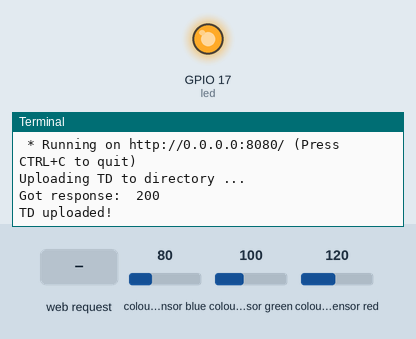
Simulated run of this program. Board: Raspberry Pi (BCM pin numbers). On the bench: output pins drawn as LEDs (lit = HIGH), the last lines printed to the terminal. The inputs (shaded band) are chosen by the test bench; at power-on: colour sensor blue 80, colour sensor green 100, colour sensor red 120. Web requests get an empty 200 reply after 0.4 s; threads take turns every 2 ms; the clock reads 2024-03-15 10:24:30 at power-on unless the program sets it.

Above: at 1.2 s.
1.3 s: HTTP request for / received
At 2.5 s:
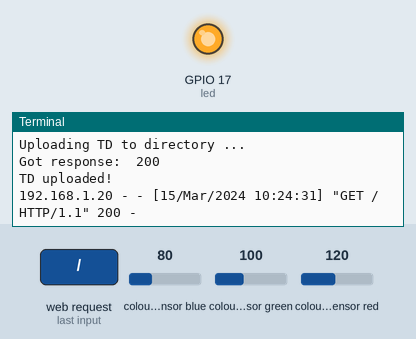
2.8 s: HTTP request for /properties/color received
At 3.9 s:
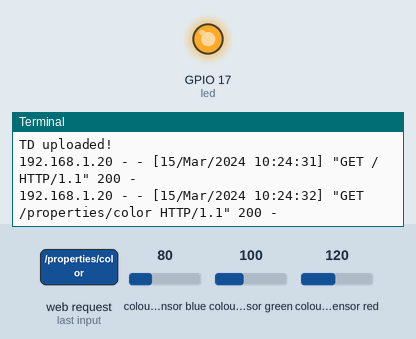
4.3 s: HTTP request for /properties/temperature received
At 5.0 s:
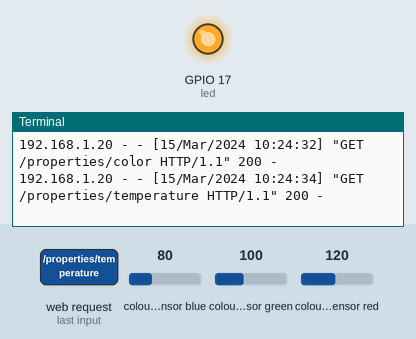

Measured:
- after the input at 1.3 s, the terminal: prints a new line at once (image 1)
- after the input at 2.8 s, the terminal: prints a new line at once (image 2)
- after the input at 4.3 s, the terminal: prints a new line at once (image 3)

The program:

flora.py
```python
import requests
import socket
import time
import json
import _thread
from flask import Flask, request, abort,redirect, url_for,flash

from floraTD import get_td

from sys import exit

import board
import adafruit_tcs34725

from gpiozero import LED


# ---------------- CONFIG ----------------
TD_DIRECTORY_ADDRESS = "http://172.16.1.100:8080"
LISTENING_PORT = 8080
DEFAULT_ENABLE = 17


td = 0
app = Flask(__name__)
led = LED(DEFAULT_ENABLE)
led.on()

# Create sensor object, communicating over the board's default I2C bus
i2c = board.I2C()  # uses board.SCL and board.SDA
sensor = adafruit_tcs34725.TCS34725(i2c,address=0x29)


@app.route("/")
def thing_description():
    return json.dumps(get_td(ip_addr)), {'Content-Type': 'application/json'}


@app.route("/properties/color", methods=["GET"])
def color():
    rgb = sensor.color_rgb_bytes
    return json.dumps(rgb), {'Content-Type': 'application/json'}


@app.route("/properties/temperature", methods=["GET"])
def temperature():
    temp = sensor.color_temperature
    return json.dumps(temp), {'Content-Type': 'application/json'}

@app.route("/properties/lux", methods=["GET"])
def lux():
    lux = sensor.lux
    return json.dumps(lux), {'Content-Type': 'application/json'}


##################################33
def submit_td(ip_addr, tdd_address):
    global td
    td = get_td(ip_addr)
    print("Uploading TD to directory ...")
    while True:
        try:
            r = requests.post("{}/td".format(tdd_address), json=td)
            r.close()
            print("Got response: ", r.status_code)
            if 200 <= r.status_code <= 299:
                print("TD uploaded!")
                return
            else:
                print("TD could not be uploaded. Will try again in 15 Seconds...")
                time.sleep(15)
        except Exception as e:
            print(e)
            print("TD could not be uploaded. Will try again in 15 Seconds...")
            time.sleep(15)


# wait for Wifi to connect
s = socket.socket(socket.AF_INET, socket.SOCK_DGRAM)
while True:
    try:
        # connect to router to ensure a successful connection
        s.connect(('172.16.1.1', 80))
        ip_addr = s.getsockname()[0] + ":" + str(LISTENING_PORT)
        print(ip_addr)
        break
    except OSError:
        time.sleep(5)

# Submit TD to directory
_thread.start_new_thread(submit_td, (ip_addr, TD_DIRECTORY_ADDRESS))

# Run app server
app.run(host='0.0.0.0', port=8080)
```

floraTD.py
```python
def get_td(ip_address):
    return {
        "@context": [
            "https://www.w3.org/2019/wot/td/v1",
            {"@language": "en"}
        ],
        'id': 'de:tum:ei:esi:flora',
        'title': 'Flora Color Sensor',
        'description': "A color sensor with a white LED",
        "securityDefinitions": {"nosec_sc": {"scheme": "nosec"}},
        "security": "nosec_sc",
        'properties': {
            'color': {
                "title": "Detected Color",
                "description": "Returns the calculated color value as R,G,B values. Higher the individual, more likely that color",
                "type": "array",
                "items":{
                    "type":"number",
                    "minimum":0,
                    "maximum":255
                },
                "readOnly": True,
                "forms": [{
                    "href": "http://{}/properties/color".format(ip_address),
                    "contentType": "application/json",
                    "op": "readproperty"
                }]
            },
            'temperature': {
                "title": "Color Temperature",
                "description": "Returns raw color temperature that can be used to deduce color value when combined with illuminance",
                "type": "number",
                "minimum":1000,
                "maximum":20000,
                "readOnly": True,
                "forms": [{
                    "href": "http://{}/properties/temperature".format(ip_address),
                    "contentType": "application/json",
                    "op": "readproperty"
                }]
            },
            'lux': {
                "title": "Illuminance",
                "description": "Returns raw illuminance value that can be used to deduce color value when combined with color temperature",
                "type": "number",
                "minimum":100,
                "maximum":14000,
                "readOnly": True,
                "forms": [{
                    "href": "http://{}/properties/lux".format(ip_address),
                    "contentType": "application/json",
                    "op": "readproperty"
                }]
            }

        }
    }
```
